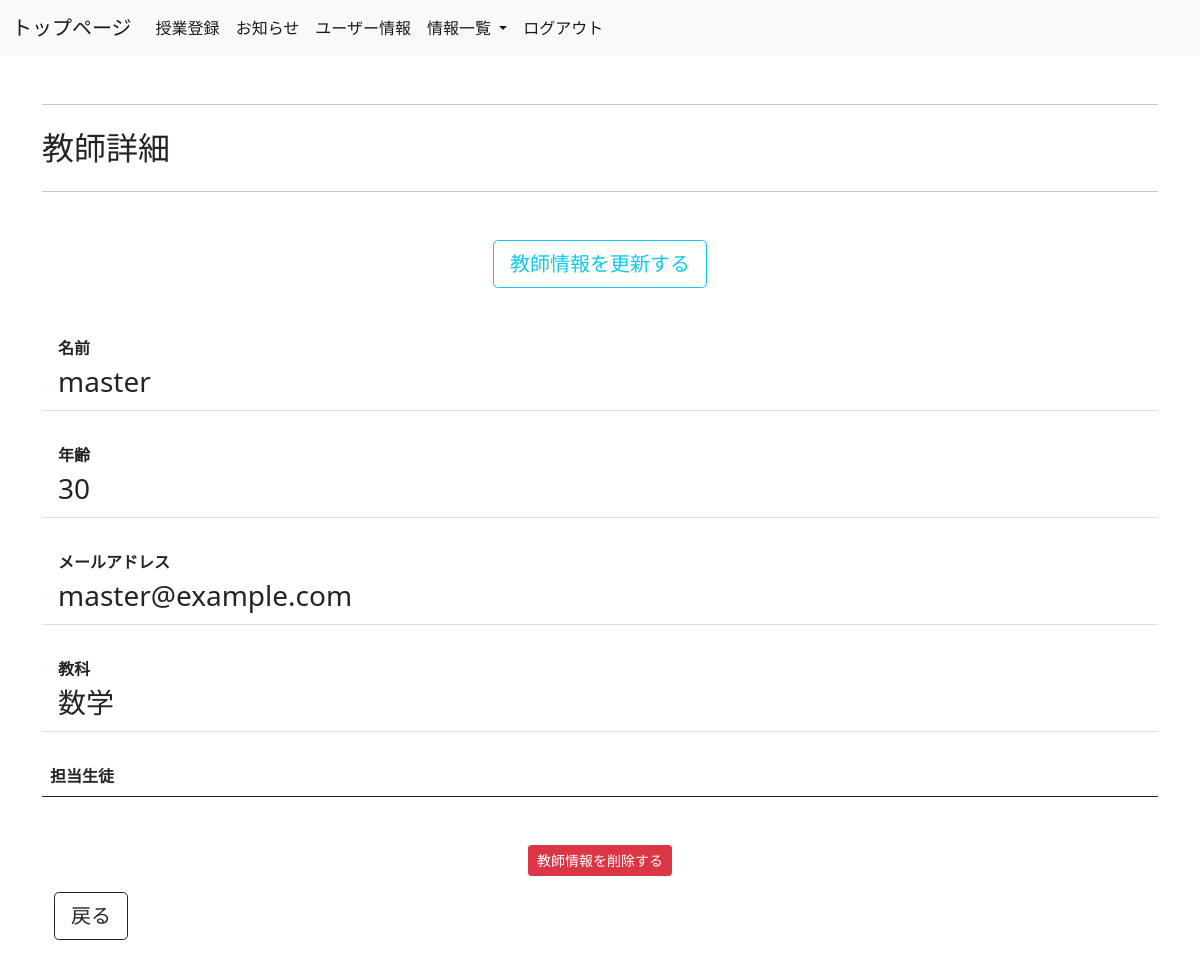
Page /detail1/1/ (signed in) on the committed database.
### student_scheduler/models.py (models this page shows)
class Teacher(AbstractUser):
    age     = models.PositiveIntegerField(verbose_name="年齢")
    subject = models.CharField(choices=settings.HI_SUB_CHOICE,max_length=5,verbose_name="教科")
    date_joined = None
    REQUIRED_FIELDS = ["email", "age", "subject"]

### student_scheduler/views.py (the view)
# urls.py: path('detail1/<int:pk>/',views.TeacherDetail.as_view(),name='detail1'),               #詳細画面(教師)
class TeacherDetail(DetailView):
    model = models.Teacher
    context_object_name = "teacher_detail"
    template_name = "Teacher_detail.html"

### Template/Teacher_detail.html (shortened to what this page needs)
{% extends "Header.html" %}
{% block content_block %}
<br>
<div class="jumbotron">
  <hr class="my-4">
  <h2>教師詳細</h2>
  <hr class="my-4">
  <br>
  {% if user.is_superuser %}
    <div class="container d-grid gap-2 justify-content-md-center">
      <p><a class='btn btn-outline-info btn-lg' href="{% url 'Scheduler:update1' pk=teacher_detail.pk %}">教師情報を更新する</a></p>
    </div>
  {% endif %}
  <ul class="list-group list-group-flush">
    <li class="list-group-item">
      <br>
      <div class="fw-bold">名前</div>
      <div class="fs-3">{{ teacher_detail.username }}</div>
    </li><br>
    <li class="list-group-item">
      <div class="fw-bold">年齢</div>
      <div class="fs-3">{{ teacher_detail.age }}</div>
    </li><br>
    <li class="list-group-item">
      <div class="fw-bold">メールアドレス</div>
      <div class="fs-3">{{ teacher_detail.email }}</div>
    </li><br>
    <li class="list-group-item">
      <div class="fw-bold">教科</div>
      <div class="fs-3">{{ teacher_detail.subject }}</div>
    </li><br>
  </ul>
  <table class="table">
    <thead>
      <tr>
        <th scope="col">担当生徒</th>
        <th scope="col"></th>
      </tr>
    </thead>
  </table>
  {% if user.is_superuser %}
  <div class="container d-grid gap-2 justify-content-md-center">
    <br>
    <p><a class='btn btn-danger btn-sm' href="{% url 'Scheduler:delete1' pk=teacher_detail.pk %}">教師情報を削除する</a></p>
  </div>
  <footer class="footer">
    <div class="container">
      <p><a class='btn btn-outline-dark btn-lg' onClick="javascript:history.go(-1);">戻る</a></p>
    </div>
  </footer>
  {% endif %}
</div>
{% endblock %}

### rows in the picture
Teacher: username "master", age "30", email "master@example.com", subject "数学"
